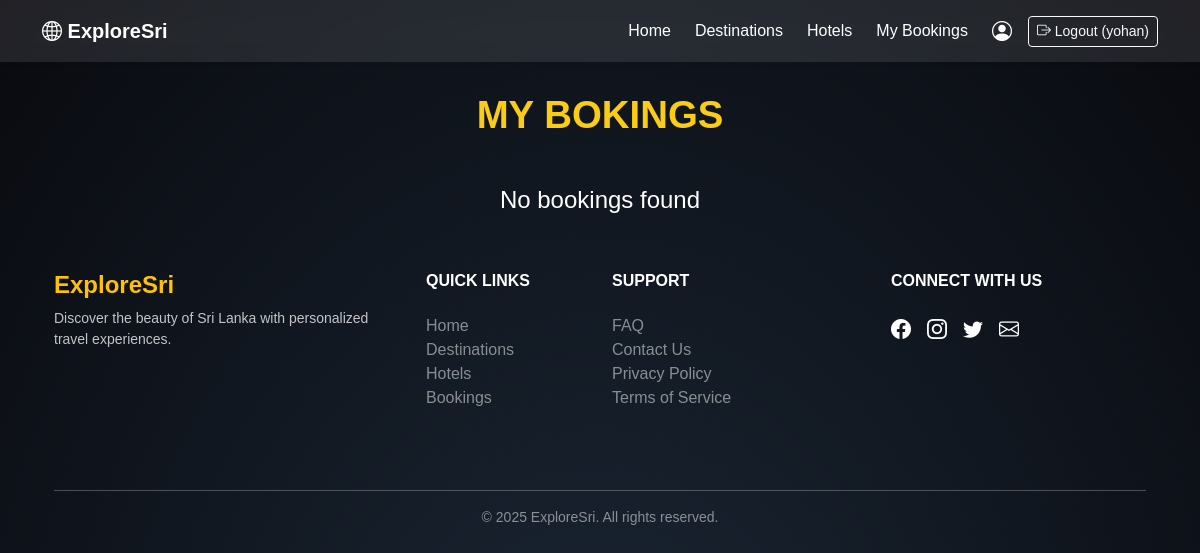
/my_bookings.php (signed in), run on an earlier commit of the app's database.
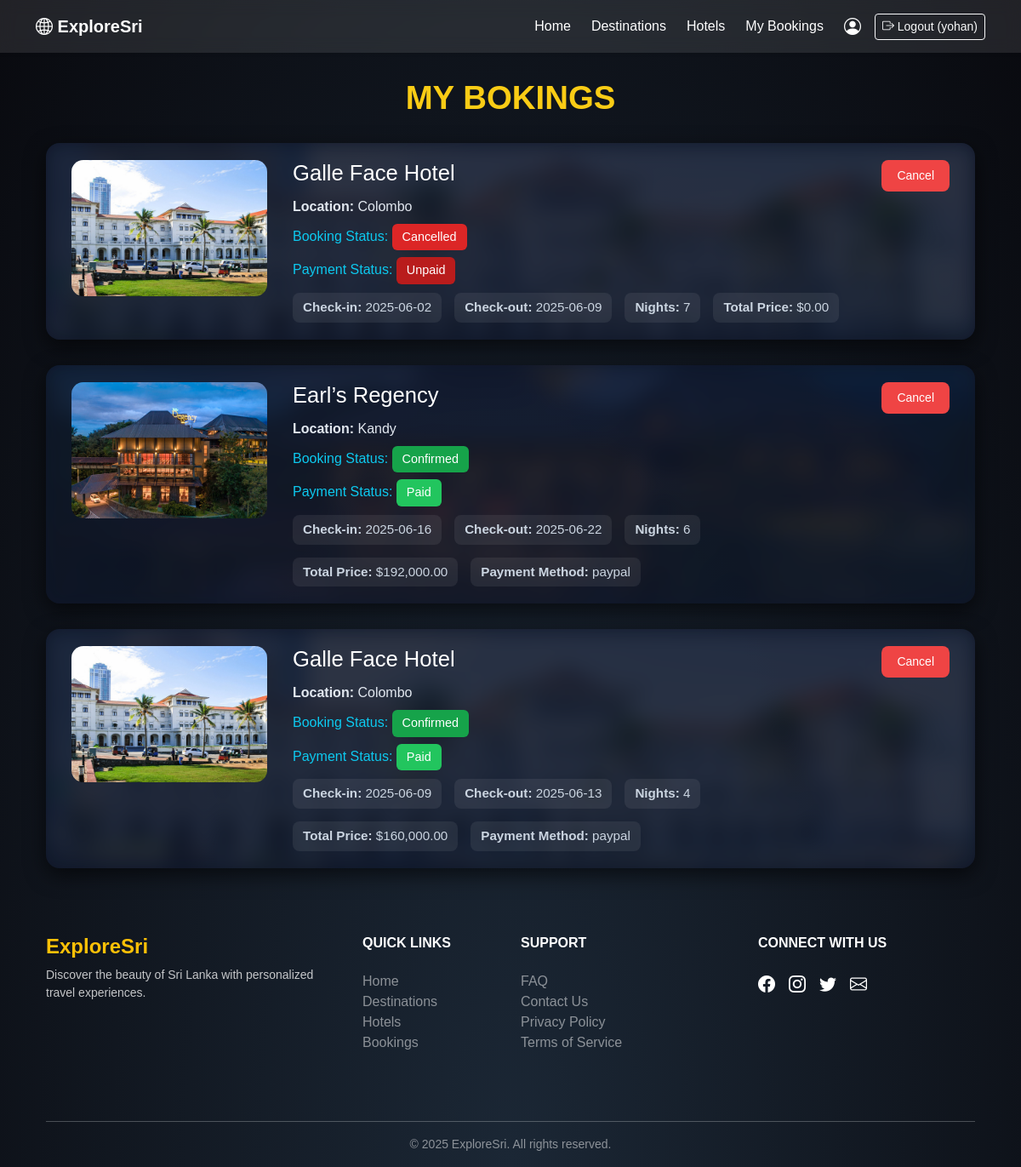
And on a later commit of the database.
### tables this page shows
CREATE TABLE `bookings` (
  `booking_id` int(11) NOT NULL,
  `user_id` int(11) NOT NULL,
  `destination_id` int(11) DEFAULT NULL,
  `hotel_id` int(11) NOT NULL,
  `booking_date` datetime DEFAULT current_timestamp(),
  `travel_date` date NOT NULL,
  `status` varchar(50) DEFAULT 'pending',
  `payment_status` varchar(50) DEFAULT 'unpaid',
  `nights` int(11) DEFAULT 1,
  `total_price` decimal(10,2) DEFAULT NULL,
  `check_in_date` date DEFAULT NULL,
  `check_out_date` date DEFAULT NULL
);

CREATE TABLE `hotels` (
  `hotel_id` int(11) NOT NULL,
  `name` varchar(255) NOT NULL,
  `location` varchar(255) DEFAULT NULL,
  `description` text DEFAULT NULL,
  `price_per_night` decimal(10,2) DEFAULT NULL,
  `contact_info` varchar(255) DEFAULT NULL,
  `rating` decimal(2,1) DEFAULT NULL,
  `address` varchar(255) DEFAULT NULL,
  `destination_id` int(11) DEFAULT NULL,
  `latitude` decimal(10,8) DEFAULT NULL,
  `longitude` decimal(11,8) DEFAULT NULL,
  `image` varchar(255) DEFAULT NULL,
  `status` varchar(50) DEFAULT 'active',
  `facilities` text DEFAULT NULL,
  `image_gallery` text DEFAULT NULL,
  `popular_features` text DEFAULT NULL,
  `map_embed_link` text DEFAULT NULL
);

CREATE TABLE `payments` (
  `payment_id` int(11) NOT NULL,
  `booking_id` int(11) DEFAULT NULL,
  `user_id` int(11) DEFAULT NULL,
  `amount` decimal(10,2) DEFAULT NULL,
  `payment_method` varchar(50) DEFAULT NULL,
  `payment_date` datetime DEFAULT current_timestamp(),
  `status` varchar(50) DEFAULT 'paid'
);

### my_bookings.php (the view, shortened to what this page needs)
<?php
include 'config/db.php';
include 'includes/header.php';
$user_id = $_SESSION['user_id'];
$stmt = $conn->prepare("
    SELECT
        b.*,
        h.name AS hotel_name,
        h.image AS hotel_image,
        h.location AS hotel_location,
        p.amount,
        p.payment_method,
        p.payment_date
    FROM bookings b
    JOIN hotels h ON b.hotel_id = h.hotel_id
    LEFT JOIN payments p ON b.booking_id = p.booking_id
    WHERE b.user_id = ?
    ORDER BY b.booking_date DESC
");
$stmt->execute([$user_id]);
$bookings = $stmt->fetchAll();
?>
<!DOCTYPE html>
<html lang="en">
<head>
    <link href="https://cdn.jsdelivr.net/npm/bootstrap@5.3.0/dist/css/bootstrap.min.css" rel="stylesheet">
    <link href="https://cdn.jsdelivr.net/npm/bootstrap-icons@1.10.5/font/bootstrap-icons.css" rel="stylesheet">
</head>
<body>
<div class="container">
    <h1>MY BOKINGS</h1>
    <?php if (count($bookings) > 0): ?>
        <?php foreach ($bookings as $booking): ?>
            <div class="booking-card">
                <div class="booking-bg" style="background-image: url('images/<?= htmlspecialchars($booking['hotel_image']) ?>');"></div>
                <div class="booking-content">
                    <img src="images/<?= htmlspecialchars($booking['hotel_image']) ?>" class="hotel-img" alt="Hotel Image">
                    <div class="text-info">
                        <h5><?= htmlspecialchars($booking['hotel_name']) ?></h5>
                        <p><strong>Location:</strong> <?= htmlspecialchars($booking['hotel_location']) ?></p>
                        <div class="status-line">
                            Booking Status:
                            <?php
                                $status = strtolower($booking['status']);
                                $status_class = match ($status) {
                                    'confirmed' => 'status-confirmed',
                                    'pending' => 'status-pending',
                                    'cancelled' => 'status-cancelled',
                                    default => 'status-pending',
                                };
                                echo "<span class='status-text $status_class'>" . ucfirst($status) . "</span>";
                            ?>
                        </div>
                        <div class="status-line">
                            Payment Status:
                            <?php
                                $payment = strtolower($booking['payment_status']);
                                $payment_class = $payment === 'paid' ? 'status-paid' : 'status-unpaid';
                                echo "<span class='status-text $payment_class'>" . ucfirst($payment) . "</span>";
                            ?>
                        </div>
                        <div class="info-section">
                            <span><strong>Check-in:</strong> <?= htmlspecialchars($booking['check_in_date']) ?></span>
                            <span><strong>Check-out:</strong> <?= htmlspecialchars($booking['check_out_date']) ?></span>
                            <span><strong>Nights:</strong> <?= htmlspecialchars($booking['nights']) ?></span>
                            <span><strong>Total Price:</strong> $<?= htmlspecialchars(number_format($booking['amount'], 2)) ?></span>
                            <?php if ($booking['payment_method']): ?>
                                <span><strong>Payment Method:</strong> <?= htmlspecialchars($booking['payment_method']) ?></span>
                            <?php endif; ?>
                        </div>
                    </div>
                    <div class="cancel-btn">
                        <form action="delete_booking_user.php" method="POST" onsubmit="return confirm('Cancel this booking?')">
                            <button type="submit" class="btn-cancel"><i class=""></i> Cancel</button>
                        </form>
                    </div>
                </div>
            </div>
        <?php endforeach; ?>
    <?php else: ?>
        <div class="text-center text-white mt-5">
            <h4>No bookings found</h4>
        </div>
    <?php endif; ?>
</div>
<?php include 'includes/footer.php'; ?>
</body>
</html>

### includes/header.php (shortened to what this page needs)
<!DOCTYPE html>
<html lang="en">
<head>
  <link href="https://cdn.jsdelivr.net/npm/bootstrap@5.3.0/dist/css/bootstrap.min.css" rel="stylesheet" />
  <link href="https://cdn.jsdelivr.net/npm/bootstrap-icons@1.10.5/font/bootstrap-icons.css" rel="stylesheet" />
</head>
<body>
<nav class="navbar navbar-expand-lg shadow-sm mb-4">
  <div class="container">
    <a class="navbar-brand" href="/exploresri/index.php">
      <i class="bi bi-globe2"></i> ExploreSri
    </a>
    <div class="collapse navbar-collapse" id="navMenu">
      <ul class="navbar-nav ms-auto align-items-lg-center gap-2">
        <li class="nav-item">
          <a class="nav-link" href="/exploresri/index.php"><i class=""></i> Home</a>
        </li>
        <li class="nav-item">
          <a class="nav-link" href="/exploresri/destinations.php"><i class=""></i> Destinations</a>
        </li>
        <li class="nav-item">
          <a class="nav-link" href="/exploresri/hotels_all.php"><i class=""></i> Hotels</a>
        </li>
        <?php if (isset($_SESSION['user_id'])): ?>
          <li class="nav-item">
            <a class="nav-link" href="/exploresri/my_bookings.php"><i class=""></i> My Bookings</a>
          </li>
          <li class="nav-item">
            <a class="nav-link d-flex align-items-center" href="/exploresri/user/profile.php" title="Profile">
              <i class="bi bi-person-circle fs-5"></i>
            </a>
          </li>
          <li class="nav-item">
            <a class="btn btn-outline-light btn-sm" href="/exploresri/logout.php">
              <i class="bi bi-box-arrow-right"></i> Logout (<?= htmlspecialchars($_SESSION['user_name']); ?>)
            </a>
          </li>
        <?php endif; ?>
      </ul>
    </div>
  </div>
</nav>
<div class="container">

### includes/footer.php
<footer class="footer-section">
  <div class="container text-center text-lg-start text-white">
    <div class="row py-5">
      <div class="col-lg-4 col-md-6 mb-4 mb-lg-0 fade-up">
        <h4 class="fw-bold text-warning">ExploreSri</h4>
        <p class="small opacity-75">
          Discover the beauty of Sri Lanka with personalized travel experiences.
        </p>
      </div>
      <div class="col-lg-2 col-md-6 mb-4 mb-lg-0 fade-up">
        <h6 class="text-uppercase fw-bold mb-4">Quick Links</h6>
        <ul class="list-unstyled">
          <li><a href="#" class="text-white-50 text-decoration-none">Home</a></li>
          <li><a href="#" class="text-white-50 text-decoration-none">Destinations</a></li>
          <li><a href="#" class="text-white-50 text-decoration-none">Hotels</a></li>
          <li><a href="#" class="text-white-50 text-decoration-none">Bookings</a></li>
        </ul>
      </div>
      <div class="col-lg-3 col-md-6 mb-4 mb-lg-0 fade-up">
        <h6 class="text-uppercase fw-bold mb-4">Support</h6>
        <ul class="list-unstyled">
          <li><a href="#" class="text-white-50 text-decoration-none">FAQ</a></li>
          <li><a href="#" class="text-white-50 text-decoration-none">Contact Us</a></li>
          <li><a href="#" class="text-white-50 text-decoration-none">Privacy Policy</a></li>
          <li><a href="#" class="text-white-50 text-decoration-none">Terms of Service</a></li>
        </ul>
      </div>
      <div class="col-lg-3 col-md-6 mb-4 mb-lg-0 fade-up">
        <h6 class="text-uppercase fw-bold mb-4">Connect With Us</h6>
        <div class="d-flex justify-content-center justify-content-lg-start">
          <a href="#" class="text-white me-3 fs-5 social-icon"><i class="bi bi-facebook"></i></a>
          <a href="#" class="text-white me-3 fs-5 social-icon"><i class="bi bi-instagram"></i></a>
          <a href="#" class="text-white me-3 fs-5 social-icon"><i class="bi bi-twitter"></i></a>
          <a href="#" class="text-white fs-5 social-icon"><i class="bi bi-envelope"></i></a>
        </div>
      </div>
    </div>
    <hr class="border-top border-light opacity-25">
    <div class="text-center pb-3 small text-white-50">
      &copy; 2025 ExploreSri. All rights reserved.
    </div>
  </div>
</footer>

### includes/header.php (style rules this page uses)
body { background: linear-gradient(to right, #003049, #669bbc); font-family: 'Segoe UI', sans-serif; color: #fff; animation: fadeInBody 0.8s ease-in; }
nav.navbar { background-color: rgba(255, 255, 255, 0.1); backdrop-filter: blur(10px); animation: slideDown 0.7s ease-out; }
.navbar-nav .nav-link { color: #fff !important; transition: color 0.3s ease; }
.navbar-brand { font-size: 1.5rem; font-weight: bold; color: #fff !important; transition: transform 0.3s; }
.navbar .btn { transition: all 0.3s ease; }

### my_bookings.php (style rules this page uses)
body { font-family: 'Rubik', sans-serif; background: radial-gradient(ellipse at bottom, #1b2735 0%, #090a0f 100%); color: #ffffff; min-height: 100vh; overflow-x: hidden; }
h1 { font-size: 2.4rem; font-weight: 600; text-align: center; margin: 30px 0; color: #facc15; }
.booking-card { position: relative; display: flex; overflow: hidden; border-radius: 16px; margin-bottom: 30px; box-shadow: 0 8px 24px rgba(0, 0, 0, 0.6); background-color: rgba(15, 23, 42, 0.9); height: auto; width: 100%; }
.booking-bg { position: absolute; top: 0; left: 0; right: 0; bottom: 0; background-size: cover; background-position: center; opacity: 0.12; filter: blur(12px); z-index: 1; }
.booking-content { position: relative; z-index: 2; display: flex; align-items: flex-start; padding: 20px 30px; width: 100%; gap: 30px; }
.hotel-img { width: 230px; height: 160px; object-fit: cover; border-radius: 14px; flex-shrink: 0; }
.text-info { flex-grow: 1; }
.text-info h5 { margin: 0 0 12px; color: #fff; font-size: 1.6rem; }
.text-info p { margin: 6px 0; color: #e2e8f0; font-size: 1rem; }
.status-line { font-size: 1rem; font-weight: 500; margin: 8px 0; }
.status-text { padding: 5px 12px; border-radius: 6px; font-size: 0.9rem; font-weight: 500; display: inline-block; }
.status-confirmed { background-color: #16a34a; color: #fff; }
.status-cancelled { background-color: #dc2626; color: #fff; }
.status-paid { background-color: #22c55e; color: #fff; }
.status-unpaid { background-color: #b91c1c; color: #fff; }
.cancel-btn { text-align: right; }
.btn-cancel { padding: 8px 18px; font-size: 14px; border-radius: 8px; background-color: #ef4444; color: #fff; border: none; transition: background 0.3s ease; }
.info-section { display: flex; flex-wrap: wrap; gap: 15px; margin-top: 10px; }
.info-section span { font-size: 0.95rem; background: rgba(255, 255, 255, 0.07); padding: 6px 12px; border-radius: 8px; color: #cbd5e1; }

What changed in the data, as far as the page shows it:
added bookings: hotel.image (picture), hotel.name "Galle Face Hotel", hotel.location "Colombo", status "Cancelled", payment_status "Unpaid", check_in_date "2025-06-02", check_out_date "2025-06-09", nights "7", amount "0.00"
added bookings: hotel.image (picture), hotel.name "Earl’s Regency", hotel.location "Kandy", status "Confirmed", payment_status "Paid", check_in_date "2025-06-16", check_out_date "2025-06-22", nights "6", payments.amount "192,000.00", payments.payment_method "paypal"
added bookings: hotel.image (picture), hotel.name "Galle Face Hotel", hotel.location "Colombo", status "Confirmed", payment_status "Paid", check_in_date "2025-06-09", check_out_date "2025-06-13", nights "4", payments.amount "160,000.00", payments.payment_method "paypal"
Also different on the page:
text no longer shown: "No bookings found"
